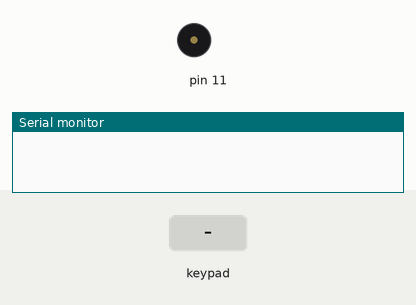
Simulated run of this sketch. Board: Arduino Uno, built with avr-gcc and run on an emulated ATmega328P. Shown: buzzer (waves = sounding), the last lines printed to the serial monitor. The inputs (shaded band) are chosen by the test bench.

Above: at 1.2 s.
1.3 s: keypad keys 6 7 8 9 pressed 0.4 s apart
At 1.75 s:
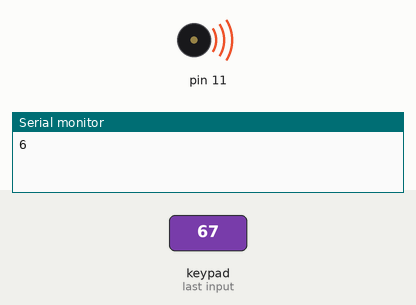
4.4 s: key 'F' pressed
At 5.6 s:
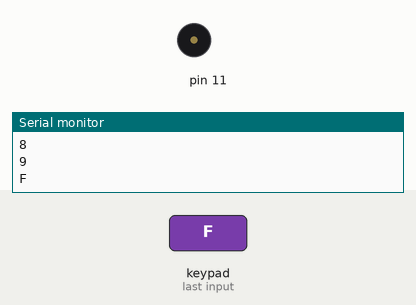
6.0 s: key 'E' pressed
At 6.8 s:
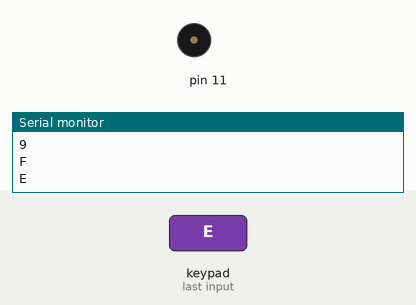
7.6 s: keypad keys 6 7 8 9 A pressed 0.4 s apart
At 7.85 s:
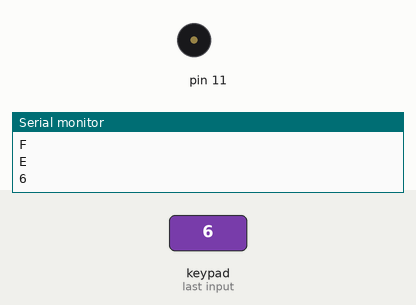
11.1 s: key 'D' pressed
At 12.2 s:
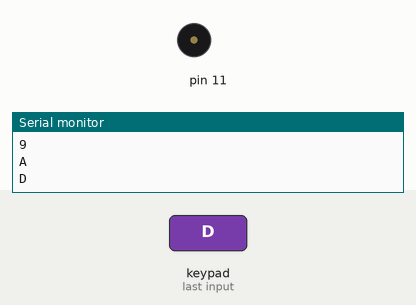
Timing chart, 0 to 13.7 s (numbered marks = the images above; inputs shaded):
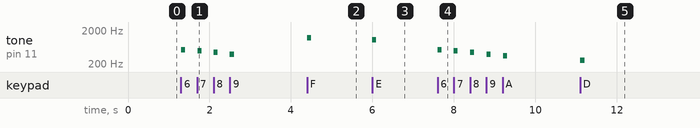

Measured:
- after the input at 1.3 s, tone on pin 11: plays 523 Hz for 0.10 s, 493 Hz for 0.10 s, 440 Hz for 0.10 s, 392 Hz for 0.10 s, starting at once
- after the input at 4.4 s, tone on pin 11: silent → 1175 Hz at once, → silent 0.10 s later
- after the input at 6.0 s, tone on pin 11: silent → 1046 Hz at once, → silent 0.10 s later
- after the input at 7.6 s, tone on pin 11: plays 523 Hz for 0.10 s, 493 Hz for 0.10 s, 440 Hz for 0.10 s, 392 Hz for 0.10 s, 349 Hz for 0.10 s, starting at once
- after the input at 11.1 s, tone on pin 11: silent → 261 Hz at once, → silent 0.10 s later

The sketch:

lab02.ino
```cpp
#include <Keypad.h>
#define NOTE_C3 261
#define NOTE_CS3 139
#define NOTE_D3 294
#define NOTE_DS3 156
#define NOTE_E3 329
#define NOTE_F3 349
#define NOTE_FS3 185
#define NOTE_G3 392
#define NOTE_GS3 329
#define NOTE_A3 440
#define NOTE_AS3 392
#define NOTE_B3 493
#define NOTE_C4 523
#define NOTE_CS4 523
#define NOTE_D4 587
#define NOTE_DS4 644
#define NOTE_E4 659

#define NOTE_F4 698
#define NOTE_FS4 880
#define NOTE_G4 784
#define NOTE_GS4 1046
#define NOTE_A4 880
#define NOTE_AS4 1175
#define NOTE_B4 988
#define WHOLE 1 //全分符
#define HALF 0.5 //半分符
#define QUARTER 0.25
#define EIGHTH 0.125
#define SIXTEENTH 0.0625
int tune[] = { NOTE_B4, NOTE_A4, NOTE_G4,
NOTE_F4, NOTE_E4, NOTE_D4, NOTE_C4,
NOTE_B3, NOTE_A3, NOTE_G3, NOTE_F3,
NOTE_E3, NOTE_D3, NOTE_C3,NOTE_GS4, NOTE_AS4};
float duration[] = {QUARTER,
QUARTER, QUARTER, QUARTER,
QUARTER, QUARTER, QUARTER, QUARTER,
QUARTER,QUARTER, QUARTER,
QUARTER, QUARTER, QUARTER, QUARTER, QUARTER};


int length = sizeof(tune);
void setup()
{
Serial.begin(9600);
   pinMode(11, OUTPUT);
   int length = sizeof(tune);
   sizeof(tune[0]);

}
const byte ROWS = 4;
const byte COLS = 4;
char key;
int k;
char keys[ROWS][COLS]={
{'F', 'E', 'D', 'C'},
  {'B', '3', '6', '9'},
  {'A', '2', '5', '8'},
  {'0', '1', '4', '7'}
  };

byte rowPins[ROWS]={6,7,8,9};
byte colPins[COLS]={2,3,4,5};

Keypad keypad = Keypad(makeKeymap(keys),rowPins,colPins,ROWS,COLS);


void loop()
{

  key = keypad.getKey();

  if (key != NO_KEY)
  {
    if(key>='0' && key<='9')
    {
       tone(11, tune[key-48]);
       delay(100);
       noTone(11);
    }
    if(key>='A' && key<='F')
    {
      tone(11, tune[key-65+10]);
       delay(100);
       noTone(11);

    }
    Serial.println(key);
 }
}
```
